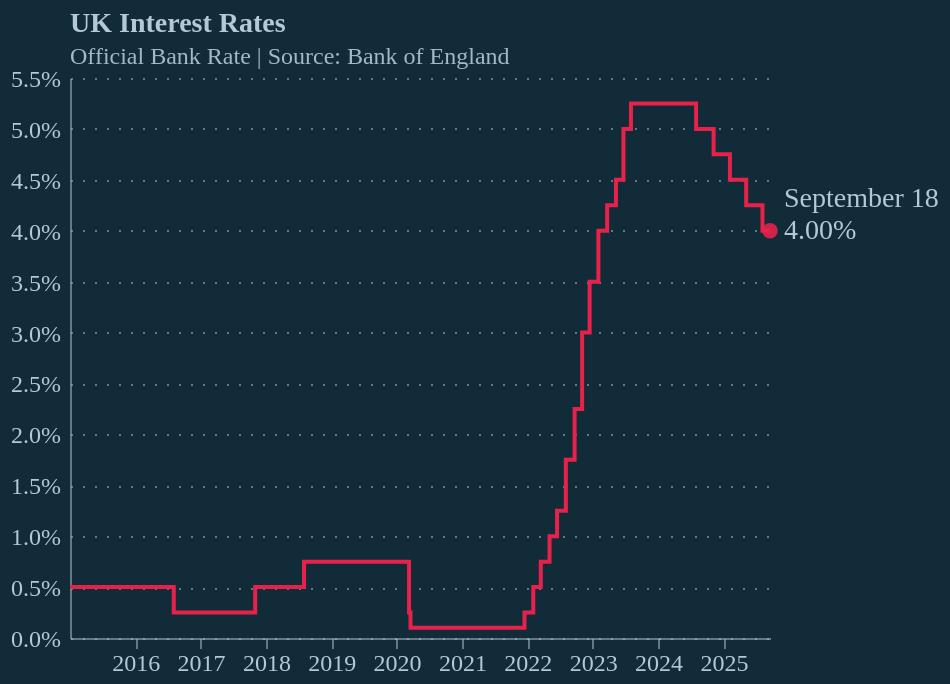

Specify this chart in Vega-Lite:
### Vega-Lite specification from a JSON file in a GitHub repository (floating-point values rounded to 4 significant figures; data arrays with more than 128 entries replaced by an {"elided": "..."} marker saying what was removed)
{"config": {"background": "#122b39", "font": "Circular Std", "axis": {"labelColor": "#b4c8d8", "tickColor": "#b4c8d8", "domainColor": "#b4c8d8", "domainOpacity": 0.5, "title": null, "labelFontSize": 12}, "axisX": {"grid": false, "labelAngle": 0, "tickCount": 10, "tickOpacity": 0.5}, "axisY": {"gridColor": "#b4c8d8", "gridDash": [1, 5], "gridOpacity": 0.5, "labelPadding": 5, "tickCount": 8, "tickOpacity": 0.5, "ticks": false, "format": "%"}, "line": {"color": "#e6224b"}, "view": {"stroke": null, "continuousWidth": 350, "continuousHeight": 280}, "title": {"anchor": "start", "dx": 0, "frame": "group", "fontSize": 14, "subtitleFontSize": 12, "color": "#b4c8d8", "subtitleColor": "#b4c8d8E6", "subtitlePadding": 4, "offset": -1}}, "layer": [{"data": {"name": "data-570b8712af19b8633c262fb9776f0db8"}, "mark": {"type": "line", "interpolate": "step-after"}, "encoding": {"x": {"field": "date", "type": "temporal"}, "y": {"field": "value", "type": "quantitative"}}}, {"data": {"name": "data-65abe3e200f9972b08c0695fb9a67d30"}, "mark": {"type": "point", "color": "#e6224b", "filled": true, "opacity": 0.9, "size": 60}, "encoding": {"x": {"field": "date", "type": "temporal"}, "y": {"field": "value", "type": "quantitative"}}}, {"data": {"name": "data-65abe3e200f9972b08c0695fb9a67d30"}, "mark": {"type": "text", "align": "left", "baseline": "middle", "color": "#b4c8d8", "dx": 7, "dy": 0, "fontSize": 14}, "encoding": {"text": {"field": "value", "format": ".2%", "type": "quantitative"}, "x": {"field": "date", "type": "temporal"}, "y": {"field": "value", "type": "quantitative"}}}, {"data": {"name": "data-65abe3e200f9972b08c0695fb9a67d30"}, "mark": {"type": "text", "align": "left", "baseline": "middle", "color": "#b4c8d8", "dx": 7, "dy": -16, "fontSize": 14}, "encoding": {"text": {"field": "date", "format": "%B %d", "type": "temporal"}, "x": {"field": "date", "type": "temporal"}, "y": {"field": "value", "type": "quantitative"}}}], "title": {"text": "UK Interest Rates", "subtitle": ["Official Bank Rate | Source: Bank of England"]}, "$schema": "https://vega.github.io/schema/vega-lite/v5.20.1.json", "datasets": {"data-570b8712af19b8633c262fb9776f0db8": {"elided": "2707 records"}, "data-65abe3e200f9972b08c0695fb9a67d30": [{"date": "2025-09-18", "value": 0.04}]}, "width": 350, "height": 280}
